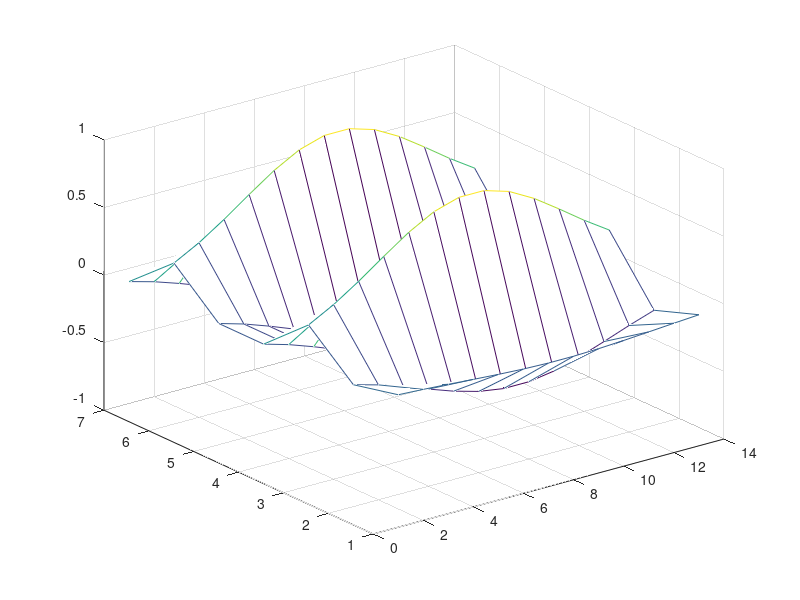

Write MATLAB code to recreate this figure.
% test point spread function
axial_size = 7;
lateral_size = 13;
elevational_size = 7;
transducer_freq = 4.5; %MHz
resolution_axial = 0.145; %mm
var_axial = 0.145;
var_elevational = 0.3;
var_lateral = 0.3;
half_axial = axial_size * resolution_axial/2;
half_lateral = lateral_size * resolution_axial/2;
half_elevational = elevational_size * resolution_axial/2
axial_kernel = [];
lateral_kernel = [];
elevational_kernel = [];
for i = 1:axial_size
    x = (i-1)*resolution_axial - half_axial;
    axial_kernel = [axial_kernel exp(-0.5 * x*x/var_axial)* cos(2*pi*transducer_freq*x)];
end

for i = 1:lateral_size
    y = (i-1)*resolution_axial - half_lateral;
    lateral_kernel = [lateral_kernel exp(-0.5 * y * y/var_lateral)];
end

for i = 1: elevational_size
    z = (i-1)*resolution_axial - half_elevational;
    elevational_kernel = [elevational_kernel exp(-0.5 * z * z/var_elevational)];
end

convolution1 = axial_kernel'*lateral_kernel;
mesh(convolution1)
% [X,Y] = meshgrid(-3:1:3);
% mesh(X,Y,convolution1(1:7, 1:7))